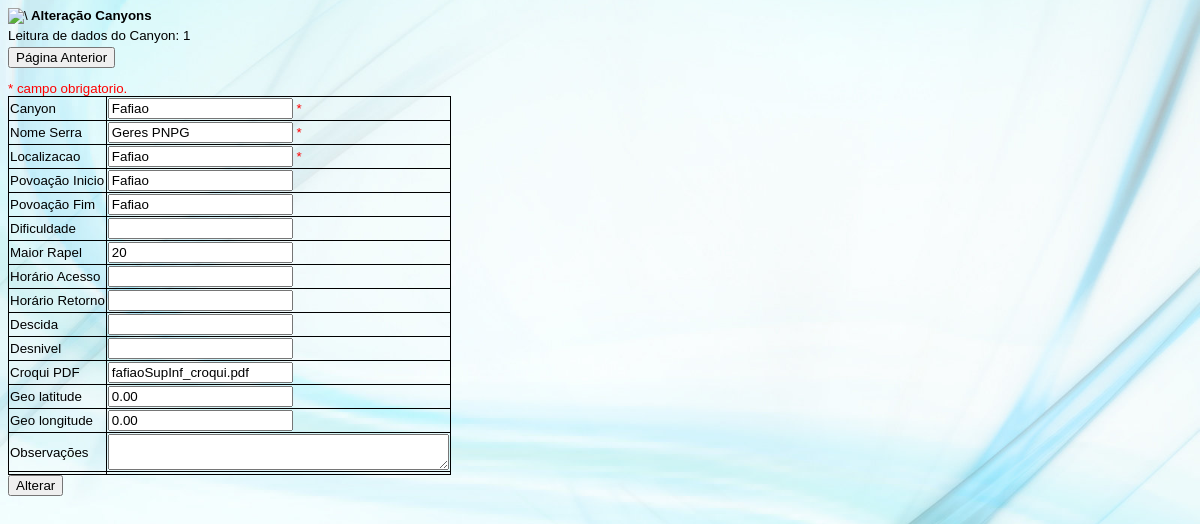
The page /src/edit_canyon.php?id=1 on the database its author committed.
### tables this page shows
CREATE TABLE `dadoscanyons` (
  `id` int(11) NOT NULL,
  `canyon` text NOT NULL,
  `nomeserra` text NOT NULL,
  `localizacao` text NOT NULL,
  `povoacaoinicio` text NOT NULL,
  `povoacaofim` text NOT NULL,
  `dificuldade` text NOT NULL,
  `maiorrapel` text NOT NULL,
  `horarioacesso` text NOT NULL,
  `horarioretorno` text NOT NULL,
  `descida` text NOT NULL,
  `desnivel` text NOT NULL,
  `croqui` text NOT NULL,
  `geolatitude` text NOT NULL,
  `geolongitude` text NOT NULL,
  `observacoes` text NOT NULL,
  `usersys` text NOT NULL,
  `datasys` datetime NOT NULL DEFAULT CURRENT_TIMESTAMP
);

### src/edit_canyon.php (the view, shortened to what this page needs)
<html>
<head>
<link rel="stylesheet" type="text/css" href="../css/style.css">
</head>
<tr> <td><img src="https://canyonsportugal.000webhostapp.com/img/TrailAPP2.jpg" alt=\ /><b> Alteração Canyons</b> </p> </tr>
</html>
<?php
include_once('import_functions.php');
$id = $_GET['id'];
$canyonErr = "";
$nomeserraErr = "";
$localizacaoErr = "";
?>
<?php
	echo " Leitura de dados do Canyon: $id </p>";
$con = mysqli_connect($databaseHost, $databaseUsername, $databasePassword, $databaseName);
$result = mysqli_query($con, "SELECT * FROM dadoscanyons WHERE id='$id'");
while($res = mysqli_fetch_array($result))
{
	$canyon      = $res['canyon'];
	$nomeserra   = $res['nomeserra'];
	$localizacao = $res['localizacao'];
	$povoacaoinicio = $res['povoacaoinicio'];
	$povoacaofim = $res['povoacaofim'];
	$dificuldade = $res['dificuldade'];
	$maiorrapel = $res['maiorrapel'];
	$horarioacesso = $res['horarioacesso'];
	$horarioretorno = $res['horarioretorno'];
	$descida = $res['descida'];
	$desnivel = $res['desnivel'];
	$croqui = $res['croqui'];
	$observacoes = $res['observacoes'];
	$geolatitude = $res['geolatitude'];
	$geolongitude = $res['geolongitude'];
}
?>
<html>
<head>
</head>
<body bgcolor="white">
</body>
</html>
<body>
	<form> <button type="submit" formaction="registo_canyons.php">Página Anterior</button> </form>
    <span class="error">* campo obrigatorio.</span>
	<form name="form1" method="get" action="edit_canyon.php">
		<table border="0">
			<tr>
				<td>Canyon</td>
				<td><input type="text" name="canyon" value="<?php echo $canyon;?>" >
				<span class="error">* <?php echo $canyonErr;?></span></td>
			</tr>
			<tr>
				<td>Nome Serra</td>
				<td><input type="text" name="nomeserra" value="<?php echo $nomeserra;?>" >
				<span class="error">* <?php echo $nomeserraErr;?></span></td>
			</tr>
			<tr>
				<td>Localizacao</td>
				<td><input type="text" name="localizacao" value="<?php echo $localizacao;?>" >
				<span class="error">* <?php echo $localizacaoErr;?></span></td>
			</tr>
			<tr>
				<td>Povoação Inicio</td>
				<td><input type="text" name="povoacaoinicio" value="<?php echo $povoacaoinicio;?>" ></td>
			</tr>
			<tr>
				<td>Povoação Fim</td>
				<td><input type="text" name="povoacaofim" value="<?php echo $povoacaofim;?>" ></td>
			</tr>
			<tr>
				<td>Dificuldade</td>
				<td><input type="text" name="dificuldade" value="<?php echo $dificuldade;?>" ></td>
			</tr>
			<tr>
				<td>Maior Rapel</td>
				<td><input type="text" name="maiorrapel" value="<?php echo $maiorrapel;?>" ></td>
			</tr>
			<tr>
				<td>Horário Acesso</td>
				<td><input type="text" name="horarioacesso" value="<?php echo $horarioacesso;?>" ></td>
			</tr>
			<tr>
				<td>Horário Retorno</td>
				<td><input type="text" name="horarioretorno" value="<?php echo $horarioretorno;?>" ></td>
			</tr>
			<tr>
				<td>Descida</td>
				<td><input type="text" name="descida" value="<?php echo $descida;?>" ></td>
			</tr>
			<tr>
				<td>Desnivel</td>
				<td><input type="text" name="desnivel" value="<?php echo $desnivel;?>" ></td>
			</tr>
			<tr>
				<td>Croqui PDF</td>
				<td><input type="text" name="croqui" value="<?php echo $croqui;?>" ></td>
			</tr>
			<tr>
				<td>Geo latitude</td>
				<td><input type="text" name="geolatitude" value="<?php echo $geolatitude;?>" ></td>
			</tr>
			<tr>
				<td>Geo longitude</td>
				<td><input type="text" name="geolongitude" value="<?php echo $geolongitude;?>" ></td>
			</tr>
			<tr>
				<td>Observações</td>
				<td><textarea name="observacoes" rows="2" cols="40"><?php echo $observacoes;?> </textarea></td>
			</tr>
			<tr>
				<td><input type="hidden" name="id" value=<?php echo $_GET['id'];?>></td>
			</tr>
		</table>
			<td><input type="submit" name="update" value="Alterar"></td>
	</form>
</body>
</html>

### css/style.css (style rules this page uses)
table, th, td { border: 1px solid black; border-collapse: collapse; }
body { color: #000000; font-family: arial; verdana; font-size: 10pt; background-color: #ffffff; background: url('../img/imagem3.jpg') center center no-repeat fixed; -webkit-background-size: cover; -moz-background-size: cover; -o-background-size: cover; background-size: cover; }
tr { font-size: 10pt; }

### src/edit_canyon.php (style rules this page uses)
.error { color: #FF0000; }

### rows shown on the page
dadoscanyons: canyon "Fafiao", nomeserra "Geres PNPG", localizacao "Fafiao", povoacaoinicio "Fafiao", povoacaofim "Fafiao", maiorrapel "20", croqui "fafiaoSupInf_croqui.pdf", geolatitude "0.00", geolongitude "0.00"

### other values the page prints
$id "1"
